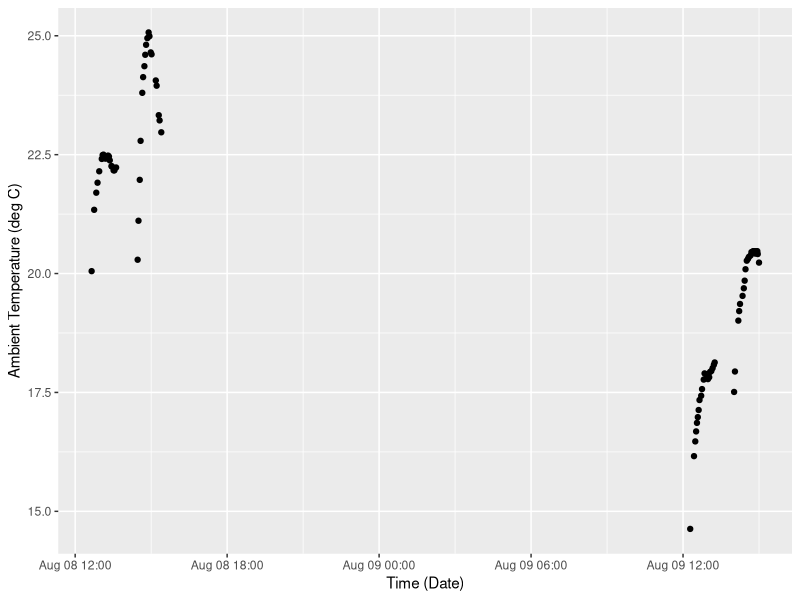
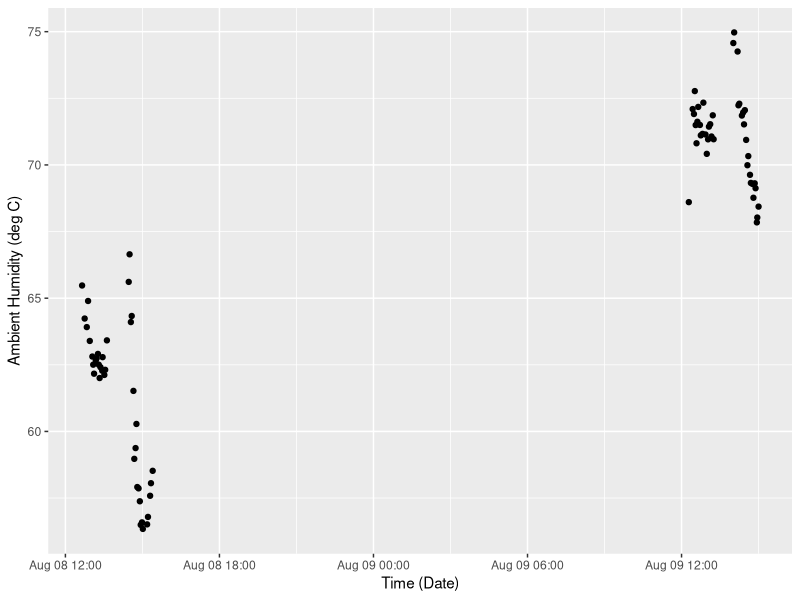
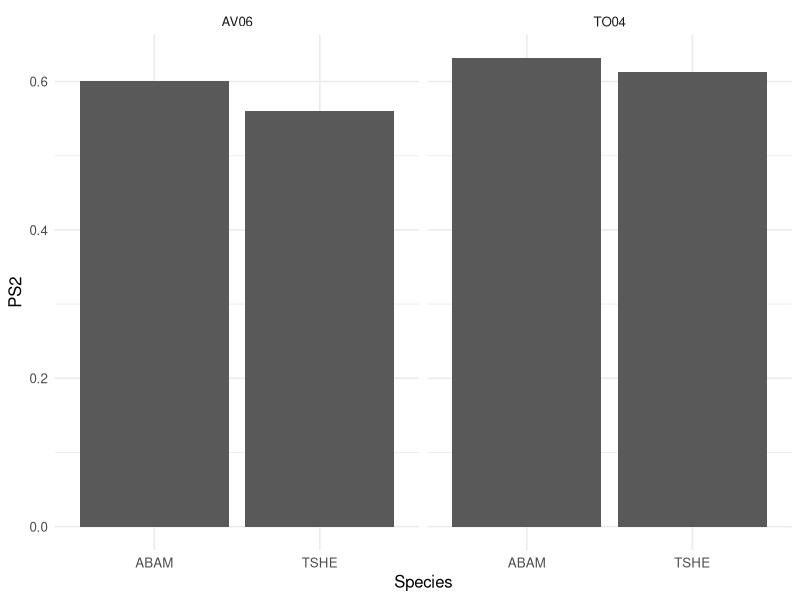
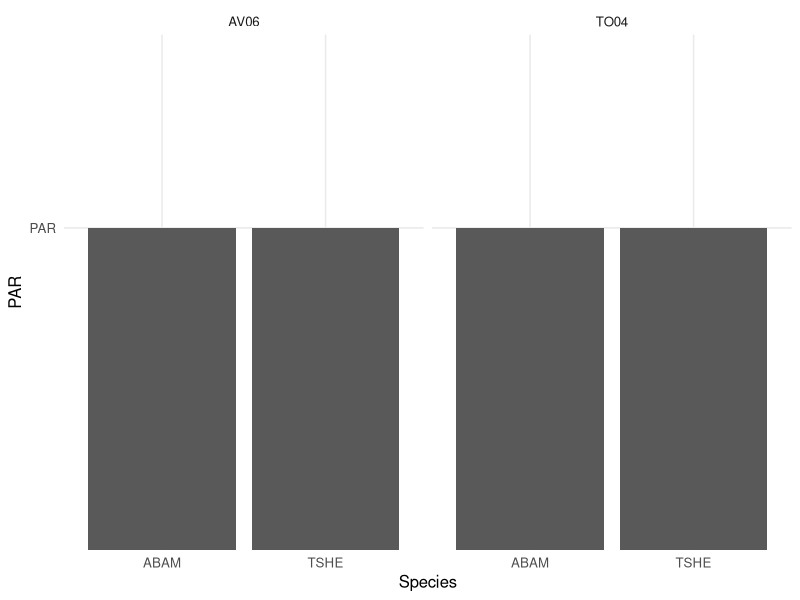
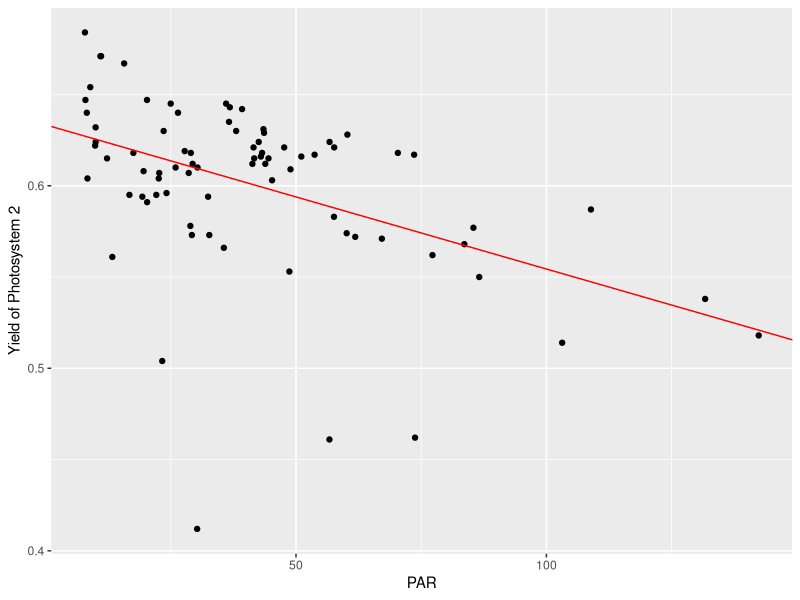
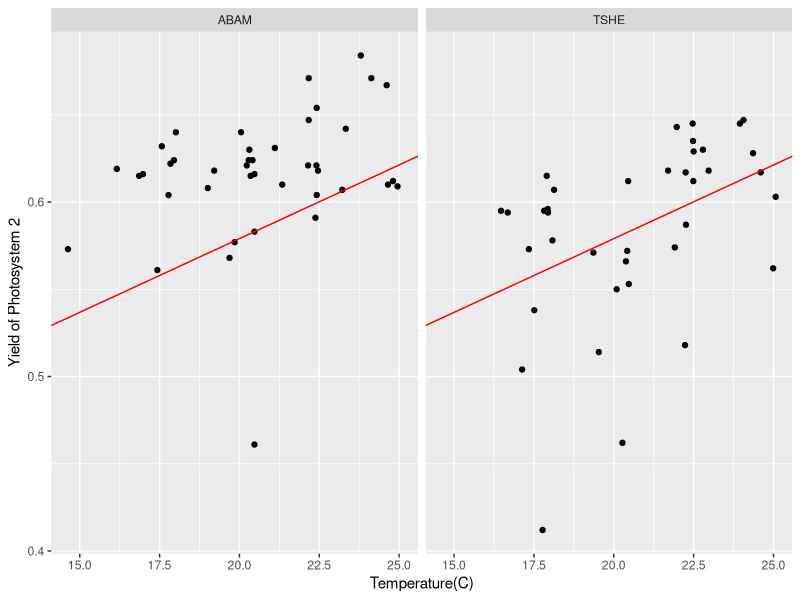
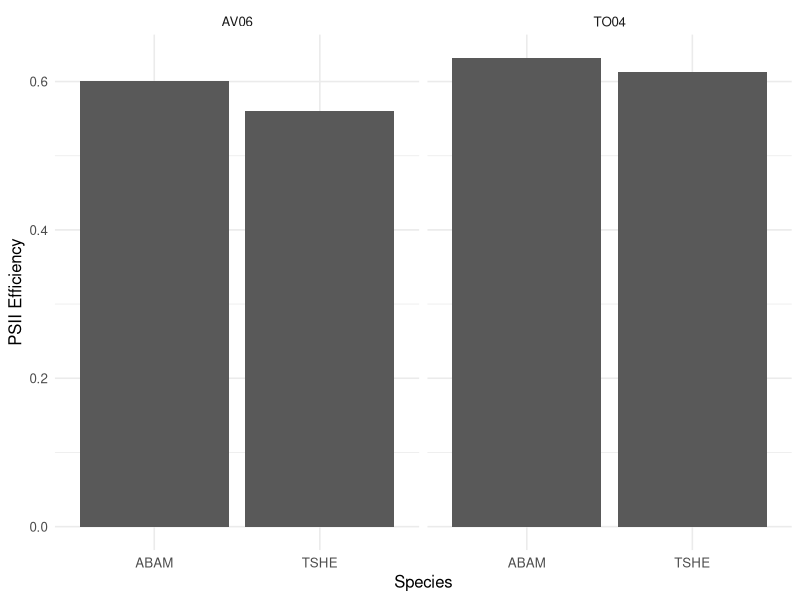
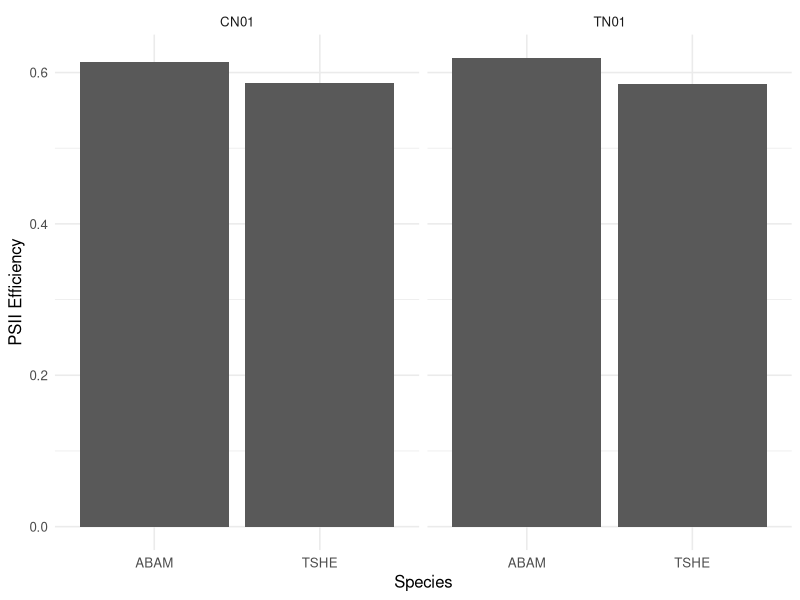

R code for these plots, in order:
## ---- chunk 1
knitr::opts_chunk$set(echo = TRUE)
## ---- chunk 2
library(ggplot2)
library(readr)
library(magrittr)
library(lubridate)
library(tidyverse)
## ---- chunk 3
photosynq.data <- read_csv('./data/photosynq.csv')
photosynq <- photosynq.data[!photosynq.data$Phi2 == "0.136", ]
summary(photosynq)
## ---- chunk 4
head(photosynq)
photosynq$localdate <- mdy(photosynq$Date)
photosynq$localdatetime  <- ymd_hms(paste(photosynq$localdate,photosynq$Time,sep = ' '))

## ---- chunk 5
photosynq %>% ggplot(aes(x=localdatetime,y=`Temperature`)) + geom_point() +
  labs(x="Time (Date)", y="Ambient Temperature (deg C)")

## ---- chunk 6
photosynq %>% ggplot(aes(x=localdatetime,y=`Humidity`)) + geom_point() +
  labs(x="Time (Date)", y="Ambient Humidity (deg C)")

## ---- chunk 7
photosynq %>% ggplot() + geom_bar(aes(x=Species,y=Phi2),stat = "summary", fun.y = "mean") + facet_grid(.~Stand) + labs(x="Species",y="PS2") + theme_minimal(base_size = 12)
ggsave(filename = "figs/Species-comparisions.png",dpi = 300, width = 4, height = 4, units = "in")
## ---- chunk 8
photosynq %>% ggplot() + geom_bar(aes(x=Species,y='PAR'),stat = "summary", fun.y = "mean") + facet_grid(.~Stand) +
  labs(x="Species",y="PAR") + theme_minimal(base_size = 12)
ggsave(filename = "figs/Species-comparisions-lightPAR.png",dpi = 300, width = 4, height = 4, units = "in")
## ---- chunk 9
t.test(photosynq[photosynq$Species=='ABAM',c('Phi2')]$Phi2,
       photosynq[photosynq$Species=='TSHE',c('Phi2')]$Phi2)
t.test(photosynq[photosynq$Stand=='TO04',c('Phi2')]$Phi2,
       photosynq[photosynq$Stand=='AV06',c('Phi2')]$Phi2)
t.test(photosynq[photosynq$Station=='CN01',c('Phi2')]$Phi2,
       photosynq[photosynq$Station=='TN01',c('Phi2')]$Phi2)

## ---- chunk 10
t.test(photosynq[photosynq$Species=='ABAM',c('NPQt')]$NPQt,
       photosynq[photosynq$Species=='TSHE',c('NPQt')]$NPQt)
t.test(photosynq[photosynq$Stand=='TO04',c('NPQt')]$NPQt,
       photosynq[photosynq$Stand=='AV06',c('NPQt')]$NPQt)
t.test(photosynq[photosynq$Station=='CN01',c('NPQt')]$NPQt,
       photosynq[photosynq$Station=='TN01',c('NPQt')]$NPQt)
## ---- chunk 11
t.test(photosynq[photosynq$Species=='ABAM',c('PAR')]$PAR,
       photosynq[photosynq$Species=='TSHE',c('PAR')]$PAR)
t.test(photosynq[photosynq$Stand=='TO04',c('PAR')]$PAR,
       photosynq[photosynq$Stand=='AV06',c('PAR')]$PAR)
t.test(photosynq[photosynq$Station=='CN01',c('PAR')]$PAR,
       photosynq[photosynq$Station=='TN01',c('PAR')]$PAR)
## ---- chunk 12
t.test(photosynq[photosynq$Species=='ABAM' & photosynq$Station=='CN01',c('PAR')]$PAR,
photosynq[photosynq$Species=='TSHE' & photosynq$Station=='CN01',c('PAR')]$PAR)
t.test(photosynq[photosynq$Species=='ABAM' & photosynq$Station=='TN01',c('PAR')]$PAR,
photosynq[photosynq$Species=='TSHE' & photosynq$Station=='TN01',c('PAR')]$PAR)
t.test(photosynq[photosynq$Species=='ABAM' & photosynq$Stand=='TO04',c('PAR')]$PAR,
photosynq[photosynq$Species=='TSHE' & photosynq$Stand=='TO04',c('PAR')]$PAR)
t.test(photosynq[photosynq$Species=='ABAM' & photosynq$Stand=='AV06',c('PAR')]$PAR,
photosynq[photosynq$Species=='TSHE' & photosynq$Stand=='AV06',c('PAR')]$PAR)
## ---- chunk 13
t.test(photosynq[photosynq$Species=='ABAM' & photosynq$Station=='CN01' & photosynq$Stand=='TO04',c('PAR')]$PAR,
photosynq[photosynq$Species=='TSHE' & photosynq$Station=='CN01' & photosynq$Stand=='TO04',c('PAR')]$PAR)
t.test(photosynq[photosynq$Species=='ABAM' & photosynq$Station=='TN01' & photosynq$Stand=='TO04',c('PAR')]$PAR,
photosynq[photosynq$Species=='TSHE' & photosynq$Station=='TN01' & photosynq$Stand=='TO04',c('PAR')]$PAR)
t.test(photosynq[photosynq$Species=='ABAM' & photosynq$Station=='CN01' & photosynq$Stand=='AV06',c('PAR')]$PAR,
photosynq[photosynq$Species=='TSHE' & photosynq$Station=='CN01' & photosynq$Stand=='AV06',c('PAR')]$PAR)
t.test(photosynq[photosynq$Species=='ABAM' & photosynq$Station=='TN01' & photosynq$Stand=='AV06',c('PAR')]$PAR,
photosynq[photosynq$Species=='TSHE' & photosynq$Station=='TN01' & photosynq$Stand=='AV06',c('PAR')]$PAR)
## ---- chunk 14
t.test(photosynq[photosynq$Species=='ABAM',c('Temperature')]$Temperature,
       photosynq[photosynq$Species=='TSHE',c('Temperature')]$Temperature)
t.test(photosynq[photosynq$Stand=='TO04',c('Temperature')]$Temperature,
       photosynq[photosynq$Stand=='AV06',c('Temperature')]$Temperature)
t.test(photosynq[photosynq$Station=='CN01',c('Temperature')]$Temperature,
       photosynq[photosynq$Station=='TN01',c('Temperature')]$Temperature)
## ---- chunk 15
model_linear1 <- lm(Phi2 ~ PAR, data = photosynq)
summary(model_linear1)
PAR_Phi2_intercept <- coef(model_linear1)[1]
PAR_Phi2_slope <- coef(model_linear1)[2]
## ---- chunk 16
ggplot(data = photosynq, aes(x=PAR,y=Phi2)) + geom_point() +
  labs(x="PAR", y="Yield of Photosystem 2") + geom_abline(intercept = PAR_Phi2_intercept, slope = PAR_Phi2_slope, color = 'red')
## ---- chunk 17
model_linear2 <- lm(Phi2 ~ Temperature, data = photosynq[photosynq$Species=="ABAM",])
summary(model_linear2)
Temperature_Phi2_intercept <- coef(model_linear2)[1]
Temperature_Phi2_slope <- coef(model_linear2)[2]
## ---- chunk 18
model_linear2 <- lm(Phi2 ~ Temperature, data = photosynq[photosynq$Species=="TSHE",])
summary(model_linear2)
Temperature_Phi2_intercept <- coef(model_linear2)[1]
Temperature_Phi2_slope <- coef(model_linear2)[2]
## ---- chunk 19
ggplot(data = photosynq, aes(x=Temperature,y=Phi2)) + geom_point() +
  labs(x="Temperature(C)", y="Yield of Photosystem 2") + geom_abline(intercept = Temperature_Phi2_intercept, slope = Temperature_Phi2_slope, color = 'red') + facet_grid(.~Species)
## ---- chunk 20
model_linear3 <- lm(Phi2 ~ PAR, data = photosynq)
summary(model_linear3)
PAR_Phi2_intercept <- coef(model_linear3)[1]
PAR_Phi2_slope <- coef(model_linear3)[2]
## ---- chunk 21
t.test(photosynq[photosynq$Species=='ABAM' & photosynq$Station=='CN01',c('NPQt')]$NPQt,
photosynq[photosynq$Species=='TSHE' & photosynq$Station=='CN01',c('NPQt')]$NPQt)
t.test(photosynq[photosynq$Species=='ABAM' & photosynq$Station=='TN01',c('NPQt')]$NPQt,
photosynq[photosynq$Species=='TSHE' & photosynq$Station=='TN01',c('NPQt')]$NPQt)
t.test(photosynq[photosynq$Species=='ABAM' & photosynq$Stand=='TO04',c('NPQt')]$NPQt,
photosynq[photosynq$Species=='TSHE' & photosynq$Stand=='TO04',c('NPQt')]$NPQt)
t.test(photosynq[photosynq$Species=='ABAM' & photosynq$Stand=='AV06',c('NPQt')]$NPQt,
photosynq[photosynq$Species=='TSHE' & photosynq$Stand=='AV06',c('NPQt')]$NPQt)

## ---- chunk 22
t.test(photosynq[photosynq$Species=='ABAM' & photosynq$Station=='CN01',c('PhiNO')]$PhiNO,
photosynq[photosynq$Species=='TSHE' & photosynq$Station=='CN01',c('PhiNO')]$PhiNO)
t.test(photosynq[photosynq$Species=='ABAM' & photosynq$Station=='TN01',c('PhiNO')]$PhiNO,
photosynq[photosynq$Species=='TSHE' & photosynq$Station=='TN01',c('PhiNO')]$PhiNO)
t.test(photosynq[photosynq$Species=='ABAM' & photosynq$Stand=='TO04',c('PhiNO')]$PhiNO,
photosynq[photosynq$Species=='TSHE' & photosynq$Stand=='TO04',c('PhiNO')]$PhiNO)
t.test(photosynq[photosynq$Species=='ABAM' & photosynq$Stand=='AV06',c('PhiNO')]$PhiNO,
photosynq[photosynq$Species=='TSHE' & photosynq$Stand=='AV06',c('PhiNO')]$PhiNO)
## ---- chunk 23
t.test(photosynq[photosynq$Species=='ABAM' & photosynq$Station=='CN01',]$LEF,
photosynq[photosynq$Species=='TSHE' & photosynq$Station=='CN01',]$LEF)
t.test(photosynq[photosynq$Species=='ABAM' & photosynq$Station=='TN01',]$LEF,
photosynq[photosynq$Species=='TSHE' & photosynq$Station=='TN01',]$LEF)
t.test(photosynq[photosynq$Species=='ABAM' & photosynq$Stand=='TO04',]$LEF,
photosynq[photosynq$Species=='TSHE' & photosynq$Stand=='TO04',]$LEF)
t.test(photosynq[photosynq$Species=='ABAM' & photosynq$Stand=='AV06',]$LEF,
photosynq[photosynq$Species=='TSHE' & photosynq$Stand=='AV06',]$LEF)

## ---- chunk 24
## ABAM vs. TSHE for gap low elevation
t.test(photosynq[photosynq$Species=='ABAM' & photosynq$Station=='CN01' & photosynq$Stand=='TO04',c('Chlorophyll')]$Chlorophyll,
photosynq[photosynq$Species=='TSHE' & photosynq$Station=='CN01' & photosynq$Stand=='TO04',c('Chlorophyll')]$Chlorophyll)
## ABAM vs. TSHE for nogap low elevation
t.test(photosynq[photosynq$Species=='ABAM' & photosynq$Station=='TN01' & photosynq$Stand=='TO04',c('Chlorophyll')]$Chlorophyll,
photosynq[photosynq$Species=='TSHE' & photosynq$Station=='TN01' & photosynq$Stand=='TO04',c('Chlorophyll')]$Chlorophyll)
## ABAM vs. TSHE for gap high elevation
t.test(photosynq[photosynq$Species=='ABAM' & photosynq$Station=='CN01' & photosynq$Stand=='AV06',c('Chlorophyll')]$Chlorophyll,
photosynq[photosynq$Species=='TSHE' & photosynq$Station=='CN01' & photosynq$Stand=='AV06',c('Chlorophyll')]$Chlorophyll)
## ABAM vs. TSHE for nogap high elevation
t.test(photosynq[photosynq$Species=='ABAM' & photosynq$Station=='TN01' & photosynq$Stand=='AV06',c('Chlorophyll')]$Chlorophyll,
photosynq[photosynq$Species=='TSHE' & photosynq$Station=='TN01' & photosynq$Stand=='AV06',c('Chlorophyll')]$Chlorophyll)

## ---- chunk 25
t.test(photosynq[photosynq$Species=='ABAM' & photosynq$Station=='CN01',]$Phi2,
photosynq[photosynq$Species=='TSHE' & photosynq$Station=='CN01',]$Phi2)
t.test(photosynq[photosynq$Species=='ABAM' & photosynq$Station=='TN01',]$Phi2,
photosynq[photosynq$Species=='TSHE' & photosynq$Station=='TN01',]$Phi2)
t.test(photosynq[photosynq$Species=='ABAM' & photosynq$Stand=='TO04',]$Phi2,
photosynq[photosynq$Species=='TSHE' & photosynq$Stand=='TO04',]$Phi2)
t.test(photosynq[photosynq$Species=='ABAM' & photosynq$Stand=='AV06',]$Phi2,
photosynq[photosynq$Species=='TSHE' & photosynq$Stand=='AV06',]$Phi2)

## ---- chunk 26
##compare gaps between stands
t.test(photosynq[photosynq$Stand=='TO04' & photosynq$Station=='CN01',]$Phi2,
photosynq[photosynq$Stand=='AV06' & photosynq$Station=='CN01',]$Phi2)
##compare nogaps between stands
t.test(photosynq[photosynq$Stand=='TO04' & photosynq$Station=='TN01',]$Phi2,
photosynq[photosynq$Stand=='AV06' & photosynq$Station=='TN01',]$Phi2)
##compare gaps vs nongaps at the same stand
t.test(photosynq[photosynq$Stand=='TO04' & photosynq$Station=='CN01',]$Phi2,
photosynq[photosynq$Stand=='TO04' & photosynq$Station=='TN01',]$Phi2)
##compare gaps vs nongaps at the same stand
t.test(photosynq[photosynq$Stand=='AV06' & photosynq$Station=='CN01',]$Phi2,
photosynq[photosynq$Stand=='AV06' & photosynq$Station=='TN01',]$Phi2)
## ---- chunk 27
##compare gaps between stands for TSHE
t.test(photosynq[photosynq$Stand=='TO04' & photosynq$Station=='CN01' & photosynq$Species=='TSHE',]$Phi2,
photosynq[photosynq$Stand=='AV06' & photosynq$Station=='CN01' & photosynq$Species=='TSHE',]$Phi2)
##compare nogaps between stands for TSHE
t.test(photosynq[photosynq$Stand=='TO04' & photosynq$Station=='TN01' & photosynq$Species=='TSHE',]$Phi2,
photosynq[photosynq$Stand=='AV06' & photosynq$Station=='TN01' & photosynq$Species=='TSHE',]$Phi2)
##compare gaps vs nongaps at the same stand for TSHE
t.test(photosynq[photosynq$Stand=='TO04' & photosynq$Station=='CN01' & photosynq$Species=='TSHE',]$Phi2,
photosynq[photosynq$Stand=='TO04' & photosynq$Station=='TN01' & photosynq$Species=='TSHE',]$Phi2)
##compare gaps vs nongaps at the same stand for TSHE
t.test(photosynq[photosynq$Stand=='AV06' & photosynq$Station=='CN01' & photosynq$Species=='TSHE',]$Phi2,
photosynq[photosynq$Stand=='AV06' & photosynq$Station=='TN01' & photosynq$Species=='TSHE',]$Phi2)
## ---- chunk 28
##compare gaps between stands for ABAM
t.test(photosynq[photosynq$Stand=='TO04' & photosynq$Station=='CN01' & photosynq$Species=='ABAM',]$Phi2,
photosynq[photosynq$Stand=='AV06' & photosynq$Station=='CN01' & photosynq$Species=='ABAM',]$Phi2)
##compare nogaps between stands for ABAM
t.test(photosynq[photosynq$Stand=='TO04' & photosynq$Station=='TN01' & photosynq$Species=='ABAM',]$Phi2,
photosynq[photosynq$Stand=='AV06' & photosynq$Station=='TN01' & photosynq$Species=='ABAM',]$Phi2)
##compare gaps vs nongaps at the same stand for ABAM
t.test(photosynq[photosynq$Stand=='TO04' & photosynq$Station=='CN01' & photosynq$Species=='ABAM',]$Phi2,
photosynq[photosynq$Stand=='TO04' & photosynq$Station=='TN01' & photosynq$Species=='ABAM',]$Phi2)
##compare gaps vs nongaps at the same stand for ABAM
t.test(photosynq[photosynq$Stand=='AV06' & photosynq$Station=='CN01' & photosynq$Species=='ABAM',]$Phi2,
photosynq[photosynq$Stand=='AV06' & photosynq$Station=='TN01' & photosynq$Species=='ABAM',]$Phi2)

## ---- chunk 29
## ABAM vs. TSHE for gap low elevation
t.test(photosynq[photosynq$Species=='ABAM' & photosynq$Station=='CN01' & photosynq$Stand=='TO04',c('PhiNO')]$PhiNO,
photosynq[photosynq$Species=='TSHE' & photosynq$Station=='CN01' & photosynq$Stand=='TO04',c('PhiNO')]$PhiNO)
## ABAM vs. TSHE for nogap low elevation
t.test(photosynq[photosynq$Species=='ABAM' & photosynq$Station=='TN01' & photosynq$Stand=='TO04',c('PhiNO')]$PhiNO,
photosynq[photosynq$Species=='TSHE' & photosynq$Station=='TN01' & photosynq$Stand=='TO04',c('PhiNO')]$PhiNO)
## ABAM vs. TSHE for gap high elevation
t.test(photosynq[photosynq$Species=='ABAM' & photosynq$Station=='CN01' & photosynq$Stand=='AV06',c('PhiNO')]$PhiNO,
photosynq[photosynq$Species=='TSHE' & photosynq$Station=='CN01' & photosynq$Stand=='AV06',c('PhiNO')]$PhiNO)
## ABAM vs. TSHE for nogap high elevation
t.test(photosynq[photosynq$Species=='ABAM' & photosynq$Station=='TN01' & photosynq$Stand=='AV06',c('PhiNO')]$PhiNO,
photosynq[photosynq$Species=='TSHE' & photosynq$Station=='TN01' & photosynq$Stand=='AV06',c('PhiNO')]$PhiNO)
## ---- chunk 30
##compare gaps between stands
t.test(photosynq[photosynq$Stand=='TO04' & photosynq$Station=='CN01',]$Phi2,
photosynq[photosynq$Stand=='AV06' & photosynq$Station=='CN01',]$Phi2)
##compare nogaps between stands
t.test(photosynq[photosynq$Stand=='TO04' & photosynq$Station=='TN01',]$Phi2,
photosynq[photosynq$Stand=='AV06' & photosynq$Station=='TN01',]$Phi2)
##compare gaps vs nongaps at the same stand
t.test(photosynq[photosynq$Stand=='TO04' & photosynq$Station=='CN01',]$Phi2,
photosynq[photosynq$Stand=='TO04' & photosynq$Station=='TN01',]$Phi2)
##compare gaps vs nongaps at the same stand
t.test(photosynq[photosynq$Stand=='AV06' & photosynq$Station=='CN01',]$Phi2,
photosynq[photosynq$Stand=='AV06' & photosynq$Station=='TN01',]$Phi2)
## ---- chunk 31
##compare gaps between stands
t.test(photosynq[photosynq$Stand=='TO04' & photosynq$Station=='CN01',]$PhiNPQ,
photosynq[photosynq$Stand=='AV06' & photosynq$Station=='CN01',]$PhiNPQ)
##compare nogaps between stands
t.test(photosynq[photosynq$Stand=='TO04' & photosynq$Station=='TN01',]$PhiNPQ,
photosynq[photosynq$Stand=='AV06' & photosynq$Station=='TN01',]$PhiNPQ)
##compare gaps vs nongaps at the same stand
t.test(photosynq[photosynq$Stand=='TO04' & photosynq$Station=='CN01',]$PhiNPQ,
photosynq[photosynq$Stand=='TO04' & photosynq$Station=='TN01',]$PhiNPQ)
##compare gaps vs nongaps at the same stand
t.test(photosynq[photosynq$Stand=='AV06' & photosynq$Station=='CN01',]$PhiNPQ,
photosynq[photosynq$Stand=='AV06' & photosynq$Station=='TN01',]$PhiNPQ)
## ---- chunk 32
##compare gaps between stands
t.test(photosynq[photosynq$Stand=='TO04' & photosynq$Station=='CN01',]$PAR,
photosynq[photosynq$Stand=='AV06' & photosynq$Station=='CN01',]$PAR)
##compare nogaps between stands
t.test(photosynq[photosynq$Stand=='TO04' & photosynq$Station=='TN01',]$PAR,
photosynq[photosynq$Stand=='AV06' & photosynq$Station=='TN01',]$PAR)
##compare gaps vs nongaps at the same stand
t.test(photosynq[photosynq$Stand=='TO04' & photosynq$Station=='CN01',]$PAR,
photosynq[photosynq$Stand=='TO04' & photosynq$Station=='TN01',]$PAR)
##compare gaps vs nongaps at the same stand
t.test(photosynq[photosynq$Stand=='AV06' & photosynq$Station=='CN01',]$PAR,
photosynq[photosynq$Stand=='AV06' & photosynq$Station=='TN01',]$PAR)
## ---- chunk 33
##compare gaps between stands
t.test(photosynq[photosynq$Stand=='TO04' & photosynq$Station=='CN01',]$Humidity,
photosynq[photosynq$Stand=='AV06' & photosynq$Station=='CN01',]$Humidity)
##compare nogaps between stands
t.test(photosynq[photosynq$Stand=='TO04' & photosynq$Station=='TN01',]$Humidity,
photosynq[photosynq$Stand=='AV06' & photosynq$Station=='TN01',]$Humidity)
##compare gaps vs nongaps at the same stand
t.test(photosynq[photosynq$Stand=='TO04' & photosynq$Station=='CN01',]$Humidity,
photosynq[photosynq$Stand=='TO04' & photosynq$Station=='TN01',]$Humidity)
##compare gaps vs nongaps at the same stand
t.test(photosynq[photosynq$Stand=='AV06' & photosynq$Station=='CN01',]$Humidity,
photosynq[photosynq$Stand=='AV06' & photosynq$Station=='TN01',]$Humidity)
## ---- chunk 34
t.test(photosynq[photosynq$Stand=='TO04' & photosynq$Species=='ABAM',]$Phi2,
photosynq[photosynq$Stand=='AV06' & photosynq$Species=='TSHE',]$Phi2)
## ---- chunk 35
t.test(photosynq[photosynq$Species=='ABAM' & photosynq$Station=='CN01',]$Phi2,
photosynq[photosynq$Species=='TSHE' & photosynq$Station=='CN01',]$Phi2)
t.test(photosynq[photosynq$Species=='ABAM' & photosynq$Station=='TN01',]$Phi2,
photosynq[photosynq$Species=='TSHE' & photosynq$Station=='TN01',]$Phi2)
t.test(photosynq[photosynq$Species=='ABAM' & photosynq$Stand=='TO04',]$Phi2,
photosynq[photosynq$Species=='TSHE' & photosynq$Stand=='TO04',]$Phi2)
t.test(photosynq[photosynq$Species=='ABAM' & photosynq$Stand=='AV06',]$Phi2,
photosynq[photosynq$Species=='TSHE' & photosynq$Stand=='AV06',]$Phi2)
## ---- chunk 36
t.test(photosynq[photosynq$Species=='ABAM' & photosynq$Station=='CN01',c('NPQt')]$NPQt,
photosynq[photosynq$Species=='TSHE' & photosynq$Station=='CN01',c('NPQt')]$NPQt)
t.test(photosynq[photosynq$Species=='ABAM' & photosynq$Station=='TN01',c('NPQt')]$NPQt,
photosynq[photosynq$Species=='TSHE' & photosynq$Station=='TN01',c('NPQt')]$NPQt)
t.test(photosynq[photosynq$Species=='ABAM' & photosynq$Stand=='TO04',c('NPQt')]$NPQt,
photosynq[photosynq$Species=='TSHE' & photosynq$Stand=='TO04',c('NPQt')]$NPQt)
t.test(photosynq[photosynq$Species=='ABAM' & photosynq$Stand=='AV06',c('NPQt')]$NPQt,
photosynq[photosynq$Species=='TSHE' & photosynq$Stand=='AV06',c('NPQt')]$NPQt)

## ---- chunk 37
## Graph 1: Phi2 - ABAM vs. TSHE by Elevation
photosynq %>% ggplot() + geom_bar(aes(x=Species,y=Phi2),stat = "summary", fun.y = "mean") + facet_grid(.~Stand) +
  labs(x="Species",y="PSII Efficiency") + theme_minimal(base_size = 12)
ggsave(filename = "figs/Species-comparisons-by-elevation-Phi2.png",dpi = 300, width = 4, height = 4, units = "in")

## Graph 2: Phi2 - ABAM vs. TSHE by Canopy Coverage
photosynq %>% ggplot() + geom_bar(aes(x=Species,y=Phi2),stat = "summary", fun.y = "mean") + facet_grid(.~Station) +
  labs(x="Species",y="PSII Efficiency") + theme_minimal(base_size = 12)
ggsave(filename = "figs/Species-comparisons-by-canopy-Phi2.png",dpi = 300, width = 4, height = 4, units = "in")

## Graph 3: NPQt - ABAM vs. TSHE by Elevation
photosynq %>% ggplot() + geom_bar(aes(x=Species,y=NPQt),stat = "summary", fun.y = "mean") + facet_grid(.~Stand) +
  labs(x="Species",y="Non-photochemical Quenching") + theme_minimal(base_size = 12)
ggsave(filename = "figs/Species-comparisons-by-elevation-NPQt.png",dpi = 300, width = 4, height = 4, units = "in")

## Graph 4: NPQt - ABAM vs. TSHE by Canopy Coverage
photosynq %>% ggplot() + geom_bar(aes(x=Species,y=NPQt),stat = "summary", fun.y = "mean") + facet_grid(.~Station) +
  labs(x="Species",y="Non-photochemical Quenching") + theme_minimal(base_size = 12)
ggsave(filename = "figs/Species-comparisons-by-canopy-NPQt.png",dpi = 300, width = 4, height = 4, units = "in")

## ---- chunk 38
## Graph 1: Phi2 - ABAM vs. TSHE by Elevation
photosynq %>%
  group_by(Stand,Species) %>%   # the grouping variables
  summarise(mean_Phi = mean(Phi2),  # calculates the mean of each group
            sd_Phi = sd(Phi2), # calculates the standard deviation of each group
            n_Phi = n(),  # calculates the sample size per group
            SE_Phi = sd(Phi2)/sqrt(n())) %>% # calculates the standard error of each group
  ggplot() +
  geom_col(aes(x=Species,y=mean_Phi))+
  geom_errorbar(aes(x=Species,ymin = mean_Phi - sd_Phi, ymax = mean_Phi + sd_Phi), width=0.2) + facet_grid(.~Stand) +
  labs(x="Species",y="PSII Efficiency") + theme_minimal(base_size = 24) 
ggsave(filename = "figs/Rev1-Species-comparisons-by-elevation-Phi2.png",dpi = 300, width = 8, height = 8, units = "in")

## Graph 2: Phi2 - ABAM vs. TSHE by Canopy Coverage
photosynq %>%
  group_by(Species,Station) %>%   # the grouping variables
  summarise(mean_Phi = mean(Phi2),  # calculates the mean of each group
            sd_Phi = sd(Phi2), # calculates the standard deviation of each group
            n_Phi = n(),  # calculates the sample size per group
            SE_Phi = sd(Phi2)/sqrt(n())) %>% # calculates the standard error of each group 
  ggplot()+
  geom_col(aes(x=Station,y=mean_Phi))+
  geom_errorbar(aes(x=Station,ymin = mean_Phi - sd_Phi, ymax = mean_Phi + sd_Phi), width=0.2) + facet_grid(.~Species) +
  labs(x="",y="PSII Efficiency") + theme_minimal(base_size = 24) 
ggsave(filename = "figs/Rev1-Species-comparisons-by-canopy-Phi2.png",dpi = 300, width = 8, height = 8, units = "in")

## Graph 3: NPQt - ABAM vs. TSHE by Elevation
photosynq %>%
  group_by(Stand,Species) %>%   # the grouping variables
  summarise(mean_NPQt = mean(NPQt),  # calculates the mean of each group
            sd_NPQt = sd(NPQt), # calculates the standard deviation of each group
            n_NPQt = n(),  # calculates the sample size per group
            SE_NPQt = sd(NPQt)/sqrt(n())) %>% # calculates the standard error of each group
  ggplot() +
  geom_col(aes(x=Species,y=mean_NPQt))+
  geom_errorbar(aes(x=Species,ymin = mean_NPQt - sd_NPQt, ymax = mean_NPQt + sd_NPQt), width=0.2) + facet_grid(.~Stand) +
  labs(x="Species",y="Non-photochemical Quenching") + theme_minimal(base_size = 24) 
ggsave(filename = "figs/Rev1-Species-comparisons-by-elevation-NPQt.png",dpi = 300, width = 8, height = 8, units = "in")

## Graph 4: NPQt - ABAM vs. TSHE by Canopy Coverage
photosynq %>%
  group_by(Species,Station) %>%   # the grouping variables
  summarise(mean_NPQt = mean(NPQt),  # calculates the mean of each group
            sd_NPQt = sd(NPQt), # calculates the standard deviation of each group
            n_NPQt = n(),  # calculates the sample size per group
            SE_NPQt = sd(NPQt)/sqrt(n())) %>% # calculates the standard error of each group 
  ggplot()+
  geom_col(aes(x=Station,y=mean_NPQt))+
  geom_errorbar(aes(x=Station,ymin = mean_NPQt - sd_NPQt, ymax = mean_NPQt + sd_NPQt), width=0.2) + facet_grid(.~Species) +
  labs(x="",y="Non-photochemical Quenching") + theme_minimal(base_size = 24) 
ggsave(filename = "figs/Rev1-Species-comparisons-by-canopy-NPQt.png",dpi = 300, width = 8, height = 8, units = "in")

## ---- chunk 39
## Graph 1: Phi2 - ABAM vs. TSHE by Elevation
  library(ggpubr)
species_comparisons = list( c("ABAM", "TSHE") )
# New facet label names for Stand
Stand.labs <- c("Low Elevation", "High Elevation")
names(Stand.labs) <- c("TO04", "AV06")

photosynq %>%
  group_by(Stand,Species) %>%   # the grouping variables
ggboxplot( x = "Species", y = "Phi2",
          color = "Species", palette = "jco")+ 
  stat_compare_means(comparisons = species_comparisons, label.y = c(0.7, 0.8, 0.9))+
  stat_compare_means(label.y = 1.0) + facet_grid(.~Stand,
  labeller = labeller(Stand = Stand.labs)) +
  labs(x="Species",y="PSII Efficiency") + theme_minimal(base_size = 24) 
ggsave(filename = "figs/Rev2-Species-comparisons-by-elevation-Phi2.png",dpi = 300, width = 8, height = 8, units = "in")

station_comparisons = list( c("CN01", "TN01") )

## Graph 2: Phi2 - ABAM vs. TSHE by Canopy Coverage
photosynq %>%
  group_by(Species,Station) %>%   # the grouping variables
ggboxplot( x = "Station", y = "Phi2",
          color = "Station", palette = "jco")+ 
  stat_compare_means(comparisons = station_comparisons, label.y = c(0.7, 0.8, 0.9))+
  stat_compare_means(label.y = 1.0) + facet_grid(.~Species) +
  labs(x="",y="PSII Efficiency") + theme_minimal(base_size = 24) 
ggsave(filename = "figs/Rev2-Species-comparisons-by-canopy-Phi2.png",dpi = 300, width = 8, height = 8, units = "in")


## Graph 3: NPQt - ABAM vs. TSHE by Elevation
photosynq %>%
  group_by(Stand,Species) %>%   # the grouping variables
ggboxplot( x = "Species", y = "NPQt",
          color = "Species", palette = "jco")+ 
  stat_compare_means(comparisons = species_comparisons, label.y = c(2, 3, 4))+
  stat_compare_means(label.y = 4.0) + facet_grid(.~Stand,
  labeller = labeller(Stand = Stand.labs)) +
  labs(x="Species",y="Non-photochemical Quenching") + theme_minimal(base_size = 24) 
ggsave(filename = "figs/Rev2-Species-comparisons-by-elevation-NPQt.png",dpi = 300, width = 8, height = 8, units = "in")

## Graph 4: NPQt - ABAM vs. TSHE by Canopy Coverage
photosynq %>%
  group_by(Species,Station) %>%   # the grouping variables
ggboxplot( x = "Station", y = "NPQt",
          color = "Station", palette = "jco")+ 
  stat_compare_means(comparisons = station_comparisons, label.y = c(2, 3, 4))+
  stat_compare_means(label.y = 4.0) + facet_grid(.~Species) +
  labs(x="",y="Non-photochemical Quenching") + theme_minimal(base_size = 24) 
ggsave(filename = "figs/Rev2-Species-comparisons-by-canopy-NPQt.png",dpi = 300, width = 8, height = 8, units = "in")

